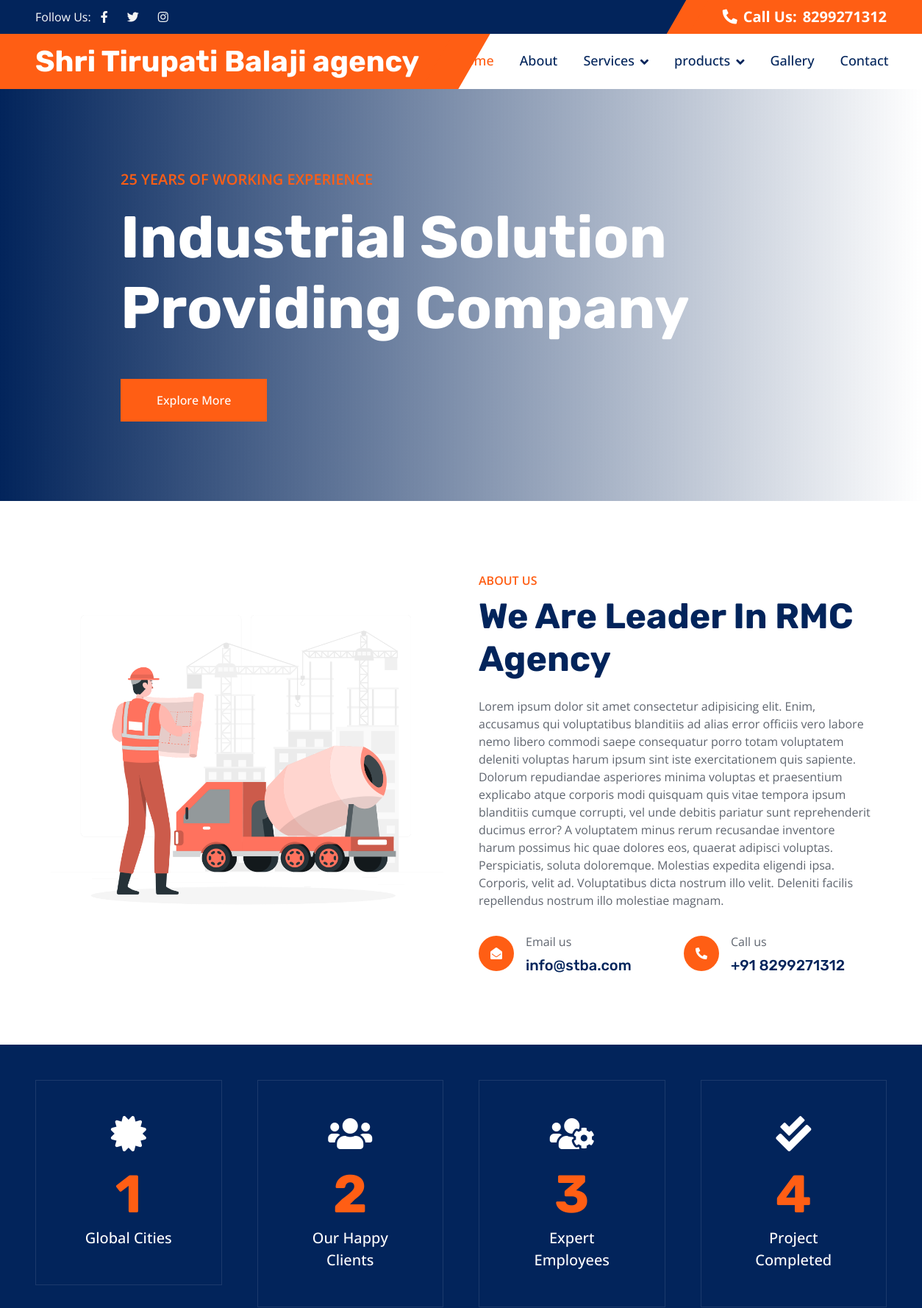
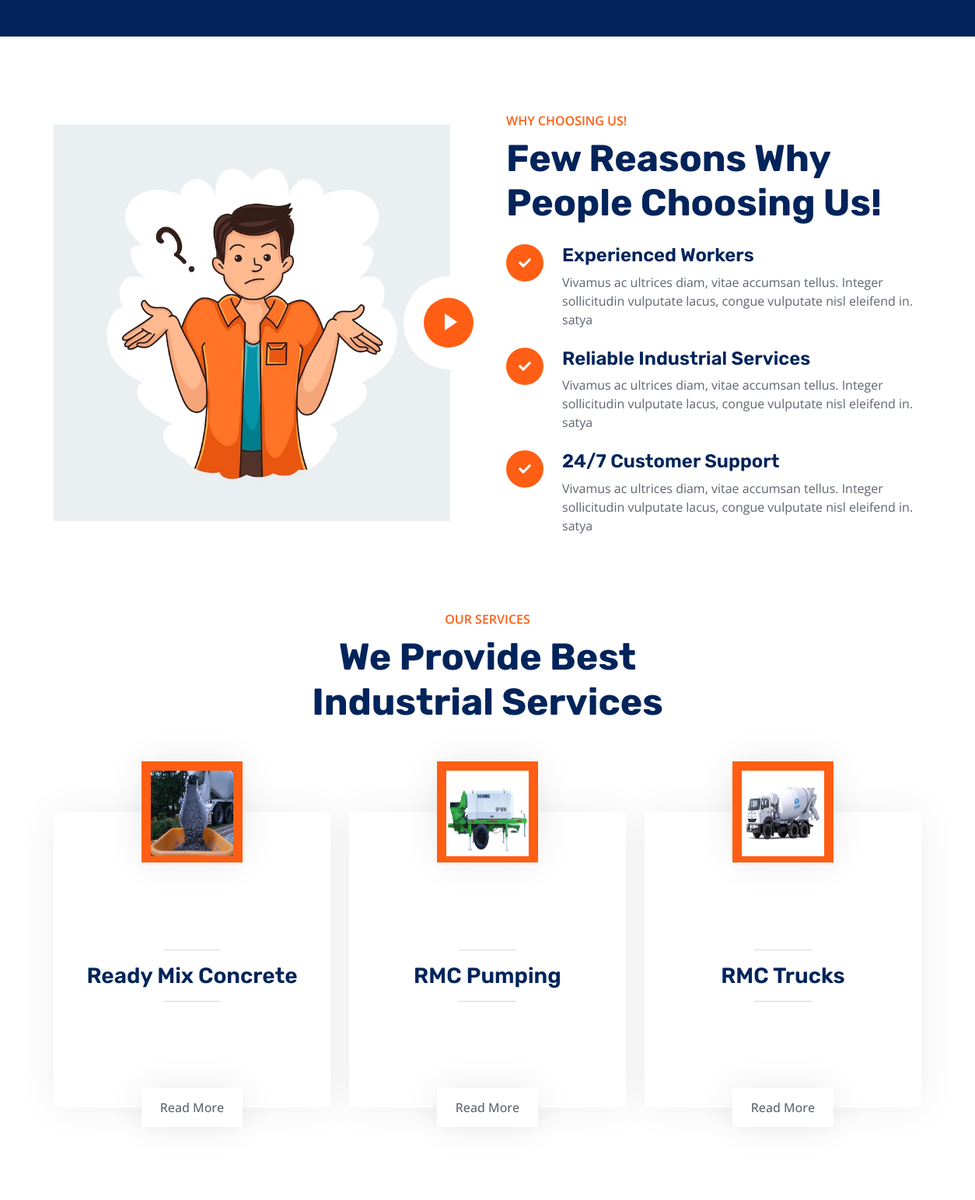
The page / (upper part) on the database its author committed (2 pictures, top to bottom).
### tables this page shows
CREATE TABLE `about` (
  `id` int(11) NOT NULL,
  `heading` varchar(255) NOT NULL,
  `image` varchar(255) NOT NULL,
  `stext` text NOT NULL,
  `text` text NOT NULL
);

CREATE TABLE `strip` (
  `id` int(11) NOT NULL,
  `heading1` text NOT NULL,
  `text1` varchar(255) NOT NULL,
  `heading2` text NOT NULL,
  `text2` text NOT NULL,
  `heading3` text NOT NULL,
  `text3` text NOT NULL,
  `heading4` text NOT NULL,
  `text4` text NOT NULL
);

CREATE TABLE `vision` (
  `id` int(11) NOT NULL,
  `heading1` text NOT NULL,
  `text1` text NOT NULL,
  `heading2` text NOT NULL,
  `text2` text NOT NULL,
  `heading3` text NOT NULL,
  `text3` text NOT NULL
);

CREATE TABLE `services` (
  `id` int(11) NOT NULL,
  `service` text NOT NULL,
  `image` text NOT NULL,
  `stext` text NOT NULL,
  `text` text NOT NULL,
  `date` date NOT NULL DEFAULT current_timestamp()
);

### index.php (the view, shortened to what this page needs)
<!DOCTYPE html>
<html lang="en">
<?php
include_once('include/head.php'); ?>
<body>
    <?php include_once('include/header.php'); ?>
    <div class="container-fluid px-0 mb-5">
        <div id="header-carousel" class="carousel slide" data-bs-ride="carousel">
            <div class="carousel-inner">
                <div style="height: 560px;" class="carousel-item active">
                    <video class="w-100" autoplay loop muted>
                        <source src="video/<?= $_SESSION['website_info']['video'] ?>" type="video/mp4">
                    </video>
                    <div class="carousel-caption">
                        <div class="container">
                            <div class="row justify-content-center">
                                <div class="col-lg-10 text-start">
                                    <p class="fs-5 fw-medium text-primary text-uppercase animated slideInRight">25 Years
                                        of Working Experience</p>
                                    <h1 class="display-1 text-white mb-5 animated slideInRight">Industrial Solution
                                        Providing Company</h1>
                                    <a href="" class="btn btn-primary py-3 px-5 animated slideInRight">Explore More</a>
                                </div>
                            </div>
                        </div>
                    </div>
                </div>
            </div>
        </div>
    </div>
    <div class="container-xxl py-5">
        <?php
        $aboutsql = "SELECT * FROM `about`";
        $aboutresult = $conn->query($aboutsql);
        $aboutdata = $aboutresult->fetch_assoc();
        ?>
        <div class="container">
            <div class="row g-5">
                <div class="col-lg-6">
                    <div class="wow fadeInUp" data-wow-delay="0.1s">
                        <img class="img-fluid" src="img/<?= $aboutdata['image'] ?>">
                    </div>
                </div>
                <div class="col-lg-6 wow fadeIn" data-wow-delay="0.5s">
                    <p class="fw-medium text-uppercase text-primary mb-2">About Us</p>
                    <h1 class="display-5 mb-4">
                        <?= $aboutdata['heading']; ?>
                    </h1>
                    <p class="mb-4">
                        <?= $aboutdata['stext']; ?>
                    </p>
                    <div class="row pt-2">
                        <div class="col-sm-6">
                            <div class="d-flex align-items-center">
                                <div class="flex-shrink-0 btn-lg-square rounded-circle bg-primary">
                                    <i class="fa fa-envelope-open text-white"></i>
                                </div>
                                <div class="ms-3">
                                    <p class="mb-2">Email us</p>
                                    <h5 class="mb-0">
                                        <?= $_SESSION['website_info']['email1'] ?>
                                    </h5>
                                </div>
                            </div>
                        </div>
                        <div class="col-sm-6">
                            <div class="d-flex align-items-center">
                                <div class="flex-shrink-0 btn-lg-square rounded-circle bg-primary">
                                    <i class="fa fa-phone-alt text-white"></i>
                                </div>
                                <div class="ms-3">
                                    <p class="mb-2">Call us</p>
                                    <h5 class="mb-0">
                                        +91
                                        <?= $_SESSION['website_info']['contact1'] ?>
                                    </h5>
                                </div>
                            </div>
                        </div>
                    </div>
                </div>
            </div>
        </div>
    </div>
    <div class="container-fluid facts my-5 p-5">
        <?php
        $stripsql = "SELECT * FROM `strip`";
        $stripresult = $conn->query($stripsql);
        $stripdata = $stripresult->fetch_assoc();
        ?>
        <div class="row g-5">
            <div class="col-md-6 col-xl-3 wow fadeIn" data-wow-delay="0.1s">
                <div class="text-center border p-5">
                    <i class="fa fa-certificate fa-3x text-white mb-3"></i>
                    <h1 class="display-2 text-primary mb-0" data-toggle="counter-up">
                        <?= $stripdata['text1'] ?>
                    </h1>
                    <span class="fs-5 fw-semi-bold text-white">
                        <?= $stripdata['heading1'] ?>
                    </span>
                </div>
            </div>
            <div class="col-md-6 col-xl-3 wow fadeIn" data-wow-delay="0.5s">
                <div class="text-center border p-5">
                    <i class="fa fa-users fa-3x text-white mb-3"></i>
                    <h1 class="display-2 text-primary mb-0" data-toggle="counter-up">
                        <?= $stripdata['text2'] ?>
                    </h1>
                    <span class="fs-5 fw-semi-bold text-white">
                        <?= $stripdata['heading2'] ?>
                    </span>
                </div>
            </div>
            <div class="col-md-6 col-xl-3 wow fadeIn" data-wow-delay="0.3s">
                <div class="text-center border p-5">
                    <i class="fa fa-users-cog fa-3x text-white mb-3"></i>
                    <h1 class="display-2 text-primary mb-0" data-toggle="counter-up">
                        <?= $stripdata['text3'] ?>
                    </h1>
                    <span class="fs-5 fw-semi-bold text-white">
                        <?= $stripdata['heading3'] ?>
                    </span>
                </div>
            </div>
            <div class="col-md-6 col-xl-3 wow fadeIn" data-wow-delay="0.7s">
                <div class="text-center border p-5">
                    <i class="fa fa-check-double fa-3x text-white mb-3"></i>
                    <h1 class="display-2 text-primary mb-0" data-toggle="counter-up">
                        <?= $stripdata['text4'] ?>
                    </h1>
                    <span class="fs-5 fw-semi-bold text-white">
                        <?= $stripdata['heading4'] ?>
                    </span>
                </div>
            </div>
        </div>
    </div>
    <div class="container-xxl py-5">
        <?php
        $visionsql = "SELECT * FROM `vision`";
        $visionresult = $conn->query($visionsql);
        $visiondata = $visionresult->fetch_assoc();
        ?>
        <div class="container">
            <div class="row g-5 align-items-center">
                <div class="col-lg-6 wow fadeInUp" data-wow-delay="0.1s">
                    <div class="position-relative me-lg-4">
                        <img class="img-fluid w-100" src="img/feature.png" alt="">
                        <button type="button" class="btn-play" data-bs-toggle="modal" data-bs-target="#videoModal">
                            <span></span>
                        </button>
                    </div>
                </div>
                <div class="col-lg-6 wow fadeInUp" data-wow-delay="0.5s">
                    <p class="fw-medium text-uppercase text-primary mb-2">Why Choosing Us!</p>
                    <h1 class="display-5 mb-4">Few Reasons Why People Choosing Us!</h1>
                    <div class="row gy-4">
                        <div class="col-12">
                            <div class="d-flex">
                                <div class="flex-shrink-0 btn-lg-square rounded-circle bg-primary">
                                    <i class="fa fa-check text-white"></i>
                                </div>
                                <div class="ms-4">
                                    <h4>
                                        <?= $visiondata['heading1'] ?>
                                    </h4>
                                    <span>
                                        <?= $visiondata['text1'] ?>
                                    </span>
                                </div>
                            </div>
                        </div>
                        <div class="col-12">
                            <div class="d-flex">
                                <div class="flex-shrink-0 btn-lg-square rounded-circle bg-primary">
                                    <i class="fa fa-check text-white"></i>
                                </div>
                                <div class="ms-4">
                                    <h4>
                                        <?= $visiondata['heading2'] ?>
                                    </h4>
                                    <span>
                                        <?= $visiondata['text2'] ?>
                                    </span>
                                </div>
                            </div>
                        </div>
                        <div class="col-12">
                            <div class="d-flex">
                                <div class="flex-shrink-0 btn-lg-square rounded-circle bg-primary">
                                    <i class="fa fa-check text-white"></i>
                                </div>
                                <div class="ms-4">
                                    <h4>
                                        <?= $visiondata['heading3'] ?>
                                    </h4>
                                    <span>
                                        <?= $visiondata['text3'] ?>
                                    </span>
                                </div>
                            </div>
                        </div>
                    </div>
                </div>
            </div>
        </div>
    </div>
    <div class="container-xxl py-5">
        <div class="container">
            <div class="text-center mx-auto pb-4 wow fadeInUp" data-wow-delay="0.1s" style="max-width: 600px;">
                <p class="fw-medium text-uppercase text-primary mb-2">Our Services</p>
                <h1 class="display-5 mb-4">We Provide Best Industrial Services</h1>
            </div>
            <div class="row gy-5 gx-4">
                <?php
                $i = 1;
                $servicesql = $conn->query("SELECT * FROM `services` ORDER BY `services`.`id` DESC LIMIT 3");
                while ($servicedata = $servicesql->fetch_assoc()) {
                    ?>
                    <div class="col-md-6 col-lg-4 wow fadeInUp" data-wow-delay="<?php echo '0.' . $i++; ?>s">
                        <div class="service-item">
                            <div class="service-img">
                                <img style="height: 110px; width: 110px;" class="img-fluid"
                                    src="img/<?= $servicedata['image'] ?>" alt="">
                            </div>
                            <div class="service-detail">
                                <div class="service-title">
                                    <hr class="w-25">
                                    <h3 class="mb-0">
                                        <?= ucwords($servicedata['service']) ?>
                                    </h3>
                                    <hr class="w-25">
                                </div>
                            </div>
                            <a class="btn btn-light" href="./services_details.php?service=<?= $servicedata['id'] ?>">Read
                                More</a>
                        </div>
                    </div>
                    <?php
                    $i++;
                }
                ?>
            </div>
        </div>
    </div>
</body>
</html>

### css/style.css (style rules this page uses)
:root { --primary: #FF5E14; --secondary: #5F656F; --light: #F5F5F5; --dark: #02245B; }
body { scrollbar-color: #FF5E14 transparent; }
h1, h2, .h1, .h2, .fw-bold { font-weight: 700 !important; }
h3, h4, .h3, .h4, .fw-medium { font-weight: 600 !important; }
h5, h6, .h5, .h6, .fw-semi-bold { font-weight: 500 !important; }
.btn { transition: .5s; font-weight: 500; }
.btn-primary, .btn-outline-primary:hover { color: #FFFFFF; }
.btn-lg-square { width: 48px; height: 48px; }
.btn-square, .btn-sm-square, .btn-lg-square { padding: 0; display: flex; align-items: center; justify-content: center; font-weight: normal; }
.carousel-caption { top: 0; left: 0; right: 0; bottom: 0; display: flex; align-items: center; background: linear-gradient(to right, rgba(2, 36, 91, 1) 0%, rgba(2, 36, 91, 0) 100%); z-index: 1; }
.facts { position: relative; margin: 6rem 0; background: var(--dark); }
.facts .border { border-color: rgba(255, 255, 255, .1) !important; }
.btn-play { position: absolute; top: 50%; right: -30px; transform: translateY(-50%); display: block; box-sizing: content-box; width: 16px; height: 26px; border-radius: 100%; border: none; outline: none !important; padding: 18px 20px 20px 28px; background: var(--primary); }
.btn-play:before { content: ""; position: absolute; z-index: 0; left: 50%; top: 50%; transform: translateX(-50%) translateY(-50%); display: block; width: 60px; height: 60px; background: var(--primary); border-radius: 100%; animation: pulse-border 1500ms ease-out infinite; }
.btn-play:after { content: ""; position: absolute; z-index: 1; left: 50%; top: 50%; transform: translateX(-50%) translateY(-50%); display: block; width: 60px; height: 60px; background: var(--primary); border-radius: 100%; transition: all 200ms; }
.btn-play span { display: block; position: relative; z-index: 3; width: 0; height: 0; left: -1px; border-left: 16px solid #FFFFFF; border-top: 11px solid transparent; border-bottom: 11px solid transparent; }
.service-item { position: relative; margin: 65px 0 25px 0; box-shadow: 0 0 45px rgba(0, 0, 0, .07); }
.service-item .service-img { position: absolute; padding: 12px; width: 130px; height: 130px; top: -65px; left: 50%; transform: translateX(-50%); background: var(--primary); box-shadow: 0 0 45px rgba(0, 0, 0, .09); z-index: 2; }
.service-item .service-detail { position: absolute; width: 100%; height: 100%; top: 0; left: 0; overflow: hidden; z-index: 1; }
.service-item .service-title { position: absolute; padding: 65px 30px 25px 30px; width: 100%; height: 100%; top: 0; left: 0; display: flex; flex-direction: column; align-items: center; justify-content: center; text-align: center; background: #FFFFFF; transition: .5s; }
.service-item .btn { position: absolute; width: 130px; height: 50px; left: 50%; bottom: -25px; transform: translateX(-50%); display: flex; align-items: center; justify-content: center; color: var(--secondary); background: #FFFFFF; border: none; box-shadow: 0 0 45px rgba(0, 0, 0, .09); z-index: 2; }

### rows shown on the page
about: image (picture), heading "We Are Leader In RMC Agency", stext "Lorem ipsum dolor sit amet consectetur adipisicing elit. Enim, accusamus qui voluptatibus blanditiis ad alias error officiis vero labore nemo libero commodi saepe consequatur porro totam voluptatem deleniti voluptas harum ipsum sint iste exercitationem quis sapiente. Dolorum repudiandae asperiores minima voluptas et praesentium explicabo atque corporis modi quisquam quis vitae tempora ipsum blanditiis cumque corrupti, vel unde debitis pariatur sunt reprehenderit ducimus error? A voluptatem minus rerum recusandae inventore harum possimus hic quae dolores eos, quaerat adipisci voluptas. Perspiciatis, soluta doloremque. Molestias expedita eligendi ipsa. Corporis, velit ad. Voluptatibus dicta…"
strip: text1 "1", heading1 "Global Cities", text2 "2", heading2 "Our Happy Clients", text3 "3", heading3 "Expert Employees", text4 "4", heading4 "Project Completed"
vision: heading1 "Experienced Workers", text1 "Vivamus ac ultrices diam, vitae accumsan tellus. Integer sollicitudin vulputate lacus, congue vulputate nisl eleifend in. satya", heading2 "Reliable Industrial Services", text2 "Vivamus ac ultrices diam, vitae accumsan tellus. Integer sollicitudin vulputate lacus, congue vulputate nisl eleifend in. satya", heading3 "24/7 Customer Support", text3 "Vivamus ac ultrices diam, vitae accumsan tellus. Integer sollicitudin vulputate lacus, congue vulputate nisl eleifend in. satya"
services: image (picture), service "Ready Mix Concrete"
services: image (picture), service "RMC Pumping"
services: image (picture), service "RMC Trucks"

### other values the page prints
$_SESSION['website_info']['contact1'] "8299271312"
$_SESSION['website_info']['website_name'] "Shri Tirupati Balaji agency"
$_SESSION['website_info']['email1'] "info@stba.com"
